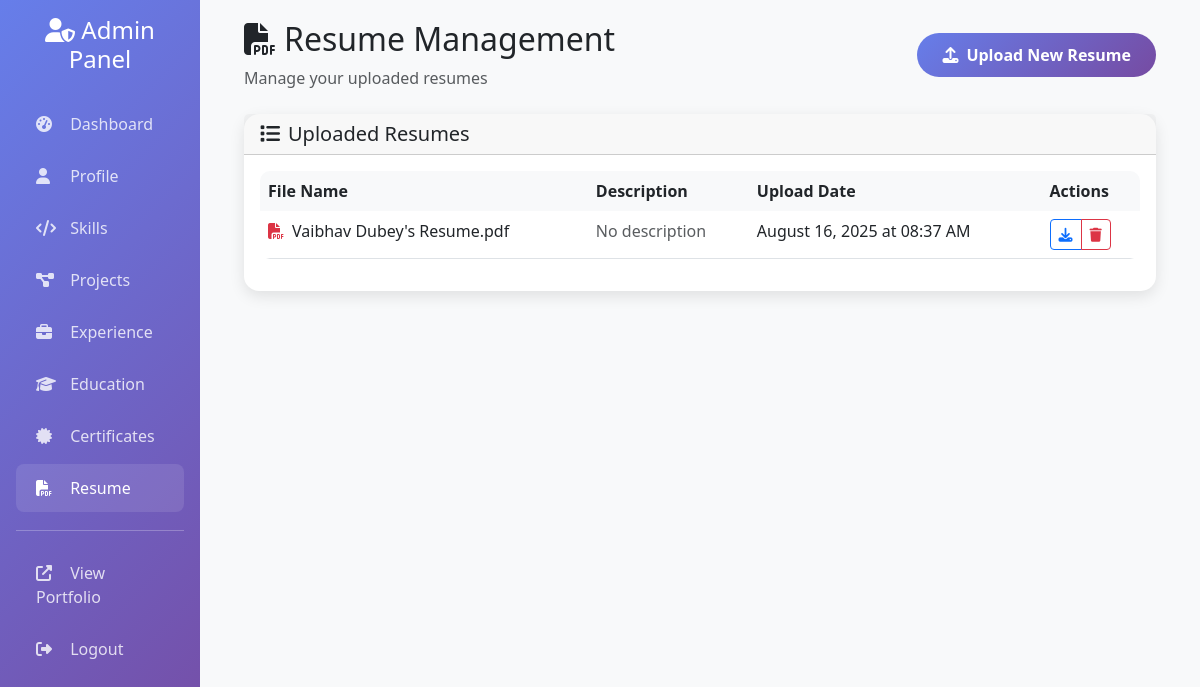
The page /admin/resume (signed in) on the database its author committed.
### app.py (models this page shows)
class Resume(db.Model):
    id = db.Column(db.Integer, primary_key=True)
    file_name = db.Column(db.String(200), nullable=False)
    original_name = db.Column(db.String(200), nullable=False)
    upload_date = db.Column(db.DateTime, default=datetime.utcnow)
    description = db.Column(db.Text)

### app.py (the view)
@app.route('/admin/resume')
@login_required
def admin_resume():
    resumes = Resume.query.order_by(Resume.upload_date.desc()).all()
    return render_template('admin/resume.html', resumes=resumes)

### app.py (called while the page is built)
@login_manager.user_loader
def load_user(user_id):
    return Admin.query.get(int(user_id))

### templates/admin/resume.html (shortened to what this page needs)
{% extends "admin/base.html" %}  {% block content %}
<div class="container-fluid">
  <div class="row mb-4">
    <div class="col-12">
      <div class="d-flex justify-content-between align-items-center">
        <div>
          <h2 class="mb-2">
            <i class="fas fa-file-pdf me-2"></i>Resume Management
          </h2>
          <p class="text-muted mb-0">Manage your uploaded resumes</p>
        </div>
        <a href="{{ url_for('upload_resume') }}" class="btn btn-custom">
          <i class="fas fa-upload me-2"></i>Upload New Resume
        </a>
      </div>
    </div>
  </div>
  {% if resumes %}
  <div class="row">
    <div class="col-12">
      <div class="card">
        <div class="card-header">
          <h5 class="mb-0"><i class="fas fa-list me-2"></i>Uploaded Resumes</h5>
        </div>
        <div class="card-body">
          <div class="table-responsive">
            <table class="table table-hover">
              <thead>
                <tr>
                  <th>File Name</th>
                  <th>Description</th>
                  <th>Upload Date</th>
                  <th>Actions</th>
                </tr>
              </thead>
              <tbody>
                {% for resume in resumes %}
                <tr>
                  <td>
                    <div class="d-flex align-items-center">
                      <i class="fas fa-file-pdf text-danger me-2"></i>
                      <span>{{ resume.original_name }}</span>
                    </div>
                  </td>
                  <td>
                    {% if resume.description %} {{ resume.description }} {% else
                    %}
                    <span class="text-muted">No description</span>
                    {% endif %}
                  </td>
                  <td>
                    {{ resume.upload_date.strftime('%B %d, %Y at %I:%M %p') }}
                  </td>
                  <td>
                    <div class="btn-group" role="group">
                      <a
                        href="{{ url_for('download_resume', id=resume.id) }}"
                        class="btn btn-sm btn-outline-primary"
                        title="Download"
                      >
                        <i class="fas fa-download"></i>
                      </a>
                      <a
                        href="{{ url_for('delete_resume', id=resume.id) }}"
                        class="btn btn-sm btn-outline-danger"
                        title="Delete"
                        onclick="return confirm('Are you sure you want to delete this resume?')"
                      >
                        <i class="fas fa-trash"></i>
                      </a>
                    </div>
                  </td>
                </tr>
                {% endfor %}
              </tbody>
            </table>
          </div>
        </div>
      </div>
    </div>
  </div>
  {% endif %}
</div>
{% endblock %}

### templates/admin/base.html (style rules this page uses)
body { background-color: #f8f9fa; }
.card { border: none; border-radius: 15px; box-shadow: 0 5px 15px rgba(0, 0, 0, 0.1); }
.btn-custom { background: linear-gradient(135deg, #667eea 0%, #764ba2 100%); border: none; color: white; padding: 10px 25px; border-radius: 25px; font-weight: 600; transition: all 0.3s ease; }
.table { border-radius: 10px; overflow: hidden; }
.table th { background-color: #f8f9fa; border: none; font-weight: 600; }

### rows shown on the page
Resume: original_name "Vaibhav Dubey's Resume.pdf", description "No description", upload_date "August 16, 2025 at 08:37 AM"
